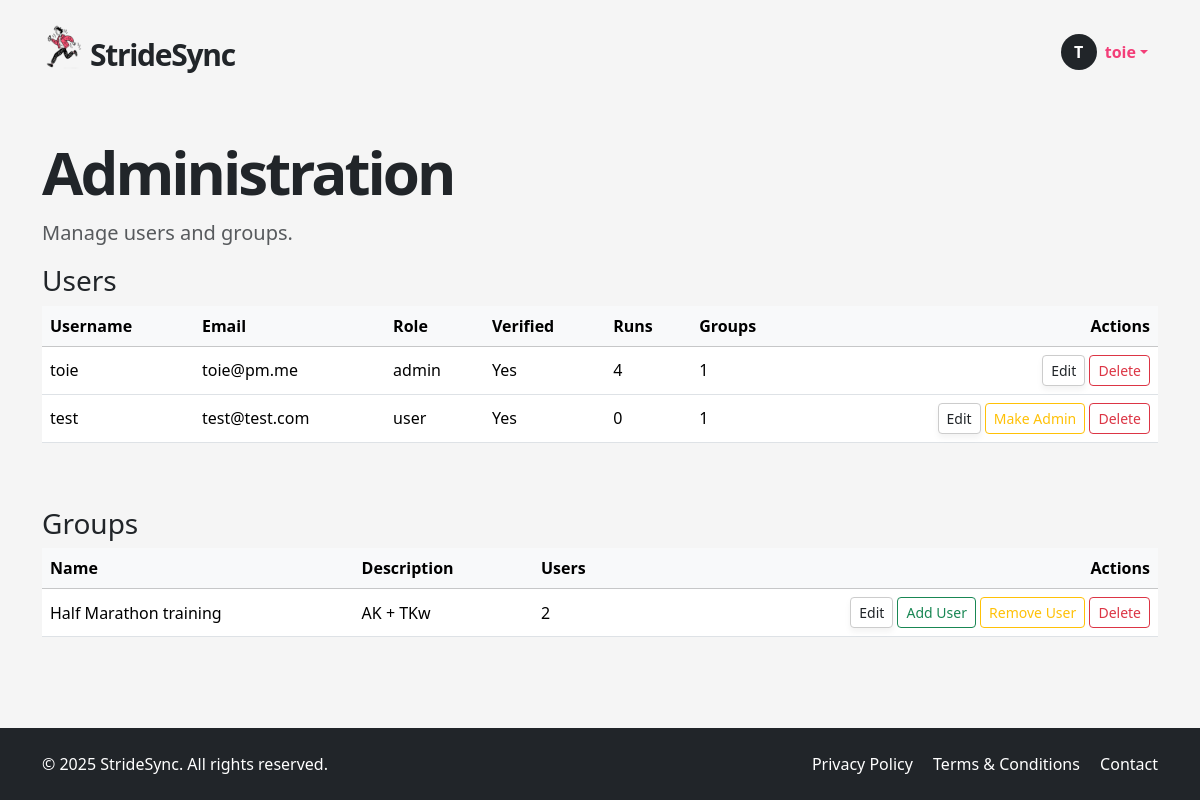
Page /admin (signed in) on the earlier database version.
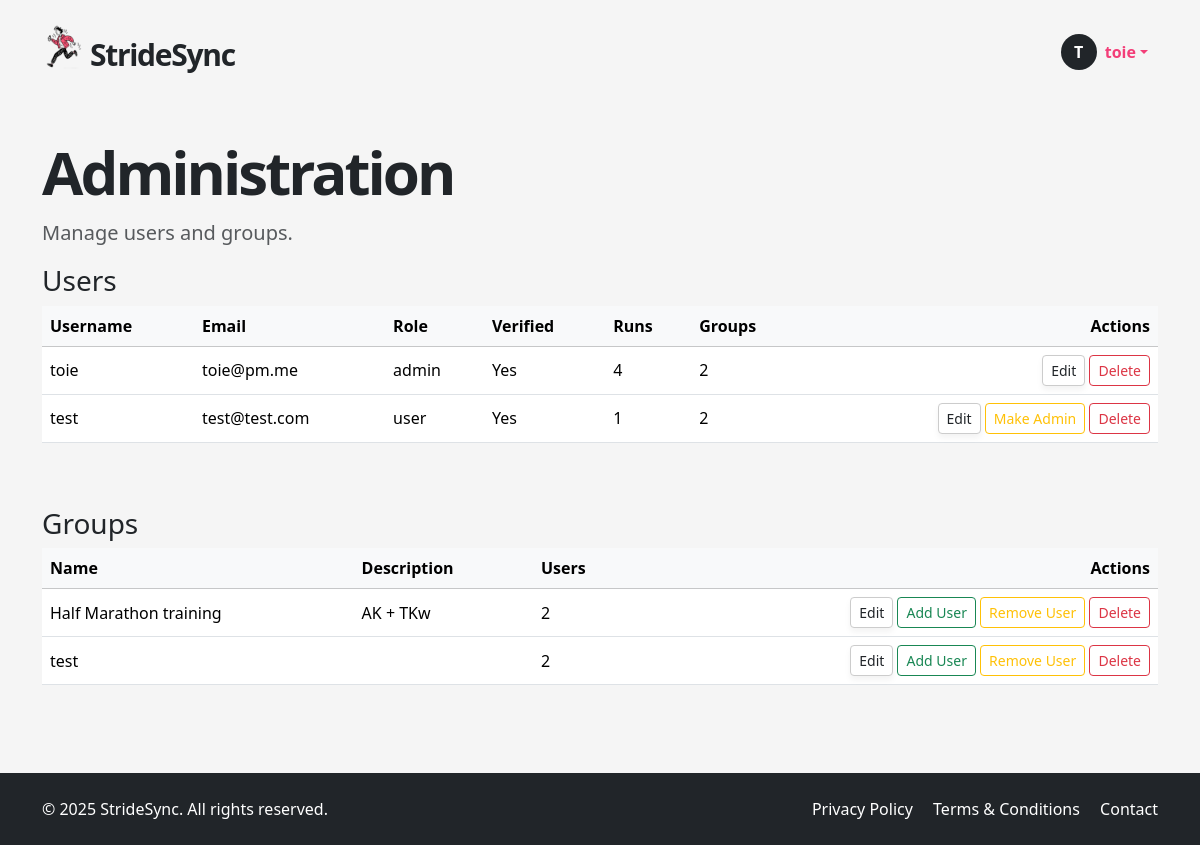
Same page on the later database version.
### app/models.py (models this page shows, shortened)
class User(UserMixin, db.Model):
    __tablename__ = "users"
    id = sa.Column(sa.Integer, primary_key=True)
    email = sa.Column(sa.String(120), unique=True, nullable=False, index=True)
    password_hash = sa.Column(sa.String(256))
    username = sa.Column(sa.String(64), unique=True, nullable=False, index=True)
    role = sa.Column(sa.Enum(UserRole), default=UserRole.USER, nullable=False)
    is_verified = sa.Column(sa.Boolean, default=False)
    verification_token = sa.Column(sa.String(128), nullable=False, default=lambda: secrets.token_urlsafe(32))
    reset_token = db.Column(db.String, nullable=True)
    reset_token_expiry = db.Column(db.DateTime, nullable=True)
    runs = so.relationship("Run", back_populates="user", cascade="all, delete-orphan")
    groups = so.relationship("Group", secondary=user_groups, back_populates="members")
    admin_of_groups = so.relationship("Group", secondary=group_admins, back_populates="admins")

class Group(db.Model):
    __tablename__ = "groups"
    id = sa.Column(sa.Integer, primary_key=True)
    name = sa.Column(sa.String(100), unique=True, nullable=False)
    description = sa.Column(sa.Text)
    members = so.relationship("User", secondary=user_groups, back_populates="groups")
    admins = so.relationship("User", secondary=group_admins, back_populates="admin_of_groups")
    runs = so.relationship("Run", secondary=run_groups, back_populates="groups")
    invites = so.relationship("GroupInvite", back_populates="group", cascade="all, delete-orphan")

### app/routes.py (the view)
@app.route('/admin')
@login_required
def admin_panel():
    if current_user.role != UserRole.ADMIN:
        abort(403)
    users = db.session.scalars(sa.select(User)).all()
    groups = db.session.scalars(sa.select(Group)).all()
    user_stats = {
        user.id: {
            "num_runs": len(user.runs),
            "num_groups": len(user.groups)
        }
        for user in users
    }
    group_stats = {
        group.id: {
            "num_users": len(group.members)
        }
        for group in groups
    }
    return render_template(
        "admin.html",
        users=users,
        groups=groups,
        user_stats=user_stats,
        group_stats=group_stats,
        UserRole=UserRole
    )

### app/models.py (called while the page is built)
@login.user_loader
def load_user(id):
    return db.session.get(User, int(id))

### app/templates/admin.html (shortened to what the changed rows need)
{% extends "base.html" %}
{% block content %}
<div class="container py-5">
  <h1 class="display-5 fw-bold hero-title mb-3">Administration</h1>
  <div class="mb-5">
    <div class="table-responsive">
      <table class="table table-hover align-middle">
        <thead class="table-light">
          <tr>
            <th class="text-nowrap">Username</th>
            <th class="text-nowrap">Email</th>
            <th class="text-nowrap">Role</th>
            <th class="text-nowrap">Verified</th>
            <th class="text-nowrap">Runs</th>
            <th class="text-nowrap">Groups</th>
            <th class="text-end text-nowrap">Actions</th>
          </tr>
        </thead>
        <tbody>
          {% for user in users %}
          <tr>
            <td>{{ user.username }}</td>
            <td>{{ user.email }}</td>
            <td>{{ user.role.value }}</td>
            <td>{{ 'Yes' if user.is_verified else 'No' }}</td>
            <td>{{ user_stats[user.id].num_runs }}</td>
            <td>{{ user_stats[user.id].num_groups }}</td>
            <td class="text-end text-nowrap">
              <button class="btn btn-sm btn-soft"
                      data-bs-toggle="modal"
                      data-bs-target="#editUserModal"
                      onclick="prepareEditUser({{ user.id }}, '{{ user.username }}', '{{ user.email }}')">Edit</button>
              {% if user.role.name == 'ADMIN' and user.id != current_user.id %}
                <form method="POST" action="{{ url_for('admin_demote_user', user_id=user.id) }}" class="d-inline">
                  <button class="btn btn-sm btn-outline-secondary">Remove Admin</button>
                </form>
              {% elif user.role.name != 'ADMIN' %}
                <form method="POST" action="{{ url_for('admin_promote_user', user_id=user.id) }}" class="d-inline">
                  <button class="btn btn-sm btn-outline-warning">Make Admin</button>
                </form>
              {% endif %}
              <button class="btn btn-sm btn-outline-danger"
                      data-bs-toggle="modal"
                      data-bs-target="#deleteUserModal"
                      onclick="prepareDeleteUser({{ user.id }}, '{{ user.username }}')">Delete</button>
            </td>
          </tr>
          {% endfor %}
        </tbody>
      </table>
    </div>
  </div>
  <div>
    <div class="table-responsive">
      <table class="table table-hover align-middle">
        <thead class="table-light">
          <tr>
            <th class="text-nowrap">Name</th>
            <th class="text-nowrap">Description</th>
            <th class="text-nowrap">Users</th>
            <th class="text-end text-nowrap">Actions</th>
          </tr>
        </thead>
        <tbody>
          {% for group in groups %}
          <tr>
            <td>{{ group.name }}</td>
            <td class="text-truncate" style="max-width: 150px;">{{ group.description[:60] }}{% if group.description|length > 60 %}…{% endif %}</td>
            <td>{{ group_stats[group.id].num_users }}</td>
            <td class="text-end text-nowrap">
              <button class="btn btn-sm btn-soft" data-bs-toggle="modal" data-bs-target="#editGroupModal"
                      onclick="prepareEditGroup({{ group.id }}, '{{ group.name }}', `{{ group.description|e }}`)">Edit</button>
              <button class="btn btn-sm btn-outline-success" data-bs-toggle="modal" data-bs-target="#addUserToGroupModal"
                      onclick="document.getElementById('addUserGroupId').value = '{{ group.id }}';">Add User</button>
              <button class="btn btn-sm btn-outline-warning"
                      data-bs-toggle="modal"
                      data-bs-target="#removeUserFromGroupModal{{ group.id }}">
                Remove User
              </button>
              <button class="btn btn-sm btn-outline-danger"
                      data-bs-toggle="modal"
                      data-bs-target="#deleteGroupModal"
                      onclick="prepareDeleteGroup({{ group.id }}, '{{ group.name }}')">Delete</button>
            </td>
          </tr>
          {% endfor %}
        </tbody>
      </table>
    </div>
  </div>
</div>
{% endblock %}

### app/templates/base.html (shortened to what this page needs)
<!DOCTYPE html>
<html lang="en">
<head>
  <link href="https://cdn.jsdelivr.net/npm/bootstrap@5.3.6/dist/css/bootstrap.min.css" rel="stylesheet">
  <link href="https://cdn.jsdelivr.net/npm/bootstrap-icons@1.10.5/font/bootstrap-icons.css" rel="stylesheet">
  <link rel="stylesheet" href="{{ url_for('static', filename='style.css') }}">
</head>
<body>
  <header>
    <nav class="navbar">
      <div class="container d-flex justify-content-between align-items-center py-2">
        <a href="/index" class="text-decoration-none logo-container d-flex align-items-center">
          <img src="{{ url_for('static', filename='img/icon.png') }}" width="40px" alt="StrideSync logo">
          <p class="logo mb-0 ms-2">StrideSync</p>
        </a>
        <ul class="navbar-nav flex-row align-items-center mb-0 menubox">
          {% if current_user.is_anonymous %}
            <li class="nav-item">
              <a class="btn btn-dark px-4" href="{{ url_for('login') }}">LOGIN</a>
            </li>
          {% else %}
            <li class="nav-item dropdown">
              <a class="nav-link dropdown-toggle d-flex align-items-center" href="#" id="userDropdown" role="button" data-bs-toggle="dropdown" aria-expanded="false">
                <div class="avatar-circle bg-dark text-white rounded-circle d-flex justify-content-center align-items-center me-2" style="width: 36px; height: 36px; font-weight: bold;">
                  {{ current_user.username[0]|upper }}
                </div>
                <span class="fw-semibold">{{ current_user.username }}</span>
              </a>
            </li>
          {% endif %}
        </ul>
      </div>
    </nav>
  </header>
  <main>
    {% block content %}{% endblock %}
  </main>
  <footer class="bg-dark text-white py-4">
    <div class="container d-flex flex-column flex-md-row justify-content-between align-items-center">
      <div class="mb-2 mb-md-0">
        &copy; 2025 StrideSync. All rights reserved.
      </div>
      <div>
        <a href="/privacy" class="text-white text-decoration-none me-3">Privacy Policy</a>
        <a href="/terms" class="text-white text-decoration-none me-3">Terms & Conditions</a>
        <a href="/contact" class="text-white text-decoration-none">Contact</a>
      </div>
    </div>
  </footer>
</body>
</html>

Differences in the rows shown:
computed for User "toie": id "1" → "2"
computed for User "test": is_verified "0" → "1"; is_verified "1" → "2"
added Group: name "test", id "2"
